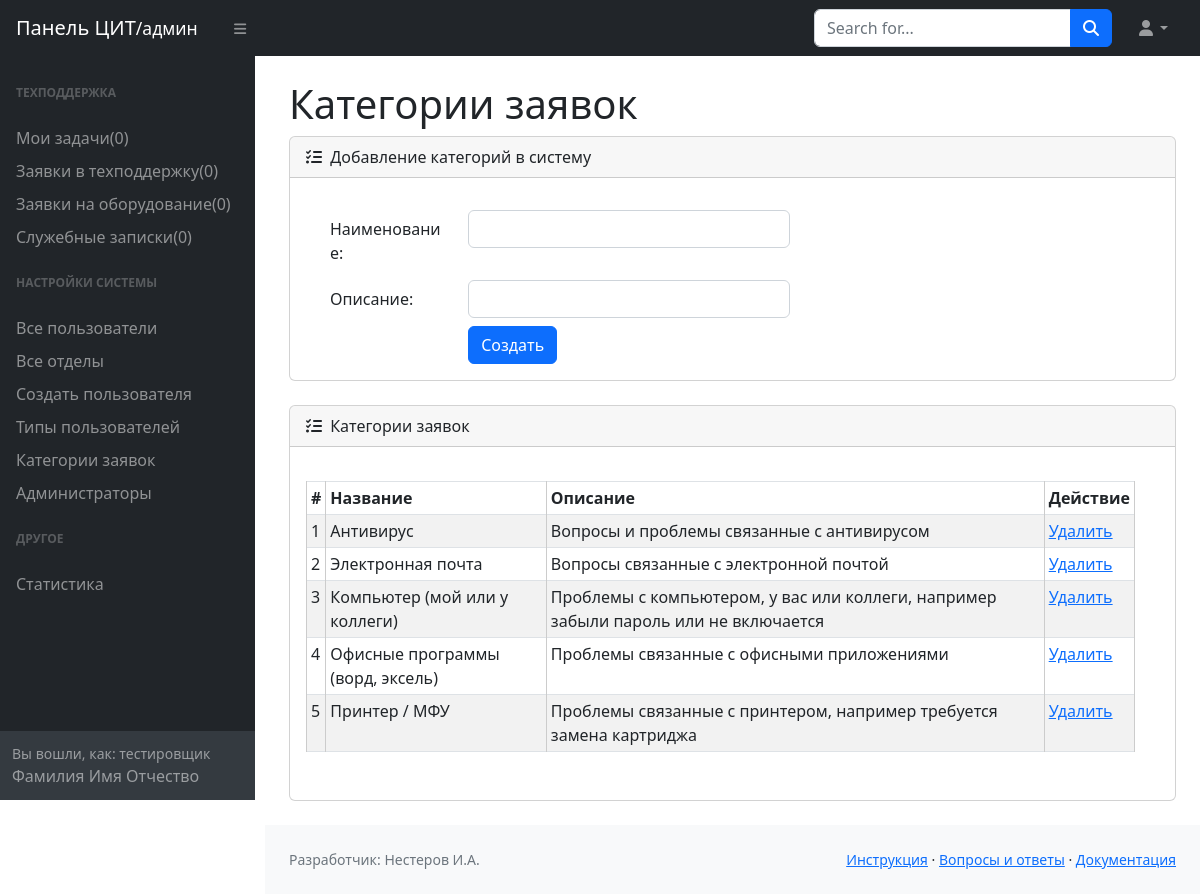
Page /admin/categories (signed in) on the committed database.
### models.py (models this page shows)
class Category(Base):
    __tablename__ = 'category'
    id = Column(Integer, primary_key=True, index=True)
    name = Column(String, nullable=False)
    description = Column(String, nullable=True)
    tasks = relationship("Task", back_populates="category")

### routers/admin.py (the view)
@router.get("/categories")
async def categories(request: Request, db: AsyncSession = Depends(get_db),
                     current_user: User = Depends(access_check)):
    try:
        result = await db.execute(select(Category))
        all_categories = result.scalars().all()
        return templates.TemplateResponse("категории.html", {"request": request, "categories": all_categories})
    except Exception as e:
        return {"Ошибка БД": str(e)}

### templates/admin/категории.html (shortened to what this page needs)
{% extends 'base_admin.html' %}
{% block h1 %}Категории заявок{% endblock%}
{% block main %}
<div class="card mb-4">
    <div class="card-header">
        <i class="fas fa-tasks me-1"></i>
        Добавление категорий в систему
    </div>
    <div class="card-body">
        <div class="container-fluid px-4">
            <div class="form-group row mt-2">
                <form action="/admin/categories" method="post">
                    <div class="form-group row mt-2">
                        <label for="name" class="col-sm-2 col-form-label">Наименование:</label>
                        <div class="col-sm-5">
                            <input type="text" id="name" name="name" class="form-control">
                        </div>
                    </div>
                    <div class="form-group row mt-2">
                        <label for="description" class="col-sm-2 col-form-label">Описание:</label>
                        <div class="col-sm-5">
                            <input type="text" id="description" name="description" class="form-control">
                        </div>
                    </div>
                    <div class="form-group row mt-2">
                        <div class="col-sm-5 offset-sm-2">
                            <input type="submit" value="Создать" class="btn btn-primary">
                        </div>
                    </div>
                </form>
            </div>
        </div>
    </div>
</div>
<div class="card mb-4">
    <div class="card-header">
        <i class="fas fa-tasks me-1"></i>
        Категории заявок
    </div>
    <div class="card-body">
        <div class="form-group row mt-2">
            <div class="row mb-3">
                <div class="table-responsive">
                    <table class="table table-striped table-sm table-bordered">
                        <thead>
                        <tr>
                            <th scope="col">#</th>
                            <th scope="col">Название</th>
                            <th scope="col">Описание</th>
                            <th scope="col">Действие</th>
                        </tr>
                        </thead>
                        <tbody>
                        {% for category in categories %}
                        <tr>
                            <td>{{ category.id }}</td>
                            <td>{{ category.name }}</td>
                            <td>{{ category.description }}</td>
                            <td><a href="/admin/category/{{ category.id }}/delete">Удалить</a></td>
                        </tr>
                        {% endfor %}
                        </tbody>
                    </table>
                </div>
            </div>
        </div>
    </div>
</div>
{% endblock %}

### templates/admin/base_admin.html (style rules this page uses)
table { border-collapse: collapse; width: 100%; margin-top: 10px; }
th, td { border: 1px solid #ccc; padding: 8px; text-align: left; }
th { background-color: #e9ecef; }

### rows in the picture
Category: id "1", name "Антивирус", description "Вопросы и проблемы связанные с антивирусом"
Category: id "2", name "Электронная почта", description "Вопросы связанные с электронной почтой"
Category: id "3", name "Компьютер (мой или у коллеги)", description "Проблемы с компьютером, у вас или коллеги, например забыли пароль или не включается"
Category: id "4", name "Офисные программы (ворд, эксель)", description "Проблемы связанные с офисными приложениями"
Category: id "5", name "Принтер / МФУ", description "Проблемы связанные с принтером, например требуется замена картриджа"
